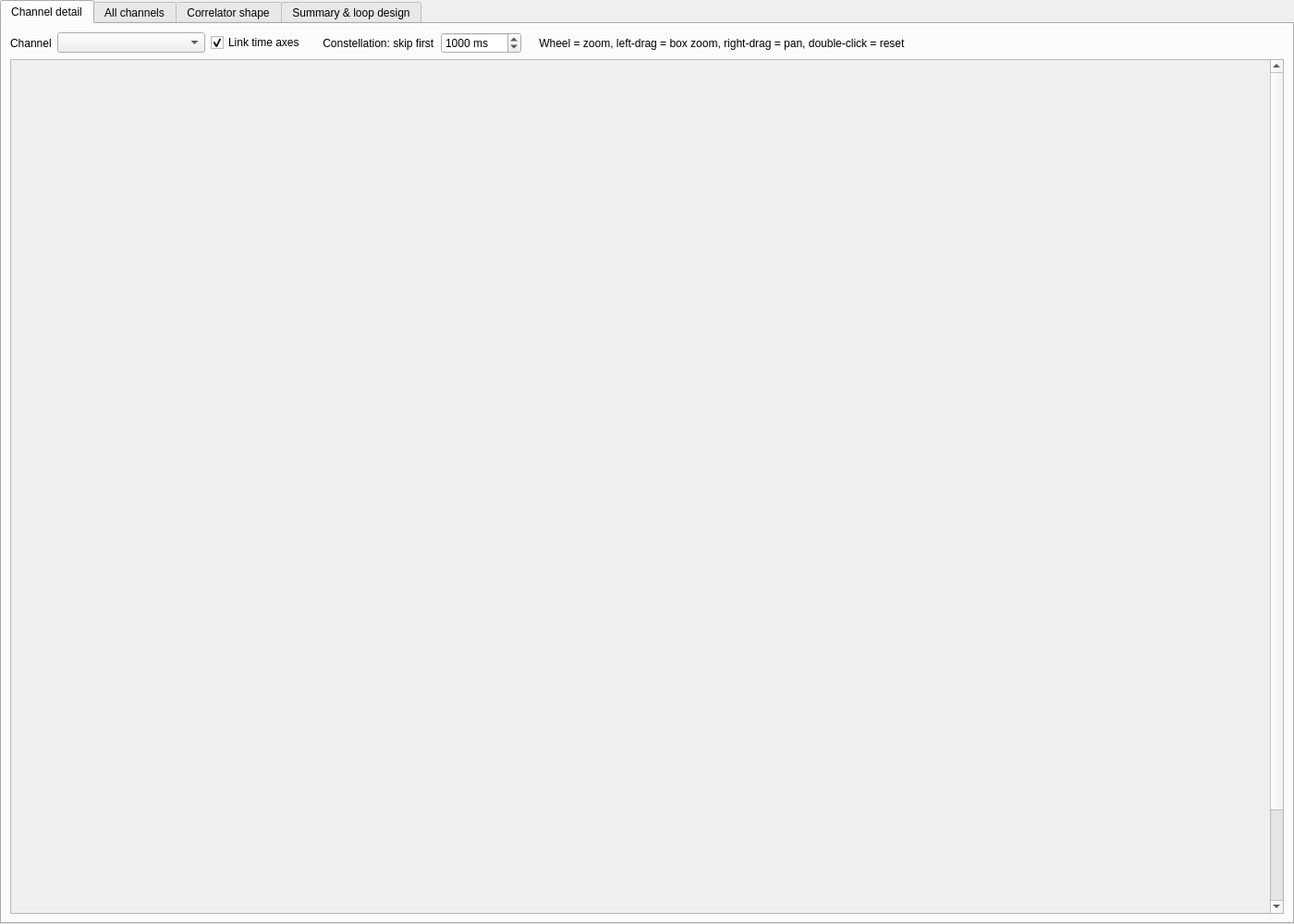
<?xml version="1.0" encoding="UTF-8"?>
<ui version="4.0">
 <class>TrackingPage</class>
 <widget class="QWidget" name="TrackingPage">
  <property name="geometry">
   <rect><x>0</x><y>0</y><width>1400</width><height>1000</height></rect>
  </property>
  <layout class="QVBoxLayout" name="mainLayout">
   <property name="leftMargin"><number>0</number></property>
   <property name="topMargin"><number>0</number></property>
   <property name="rightMargin"><number>0</number></property>
   <property name="bottomMargin"><number>0</number></property>
   <item>
    <widget class="QTabWidget" name="tabs">
     <property name="currentIndex"><number>0</number></property>
     <!-- ============================================================ Channel detail -->
     <widget class="QWidget" name="channelTab">
      <attribute name="title"><string>Channel detail</string></attribute>
      <layout class="QVBoxLayout" name="channelLayout">
       <item>
        <layout class="QHBoxLayout" name="channelControls">
         <item><widget class="QLabel" name="channelLabel"><property name="text"><string>Channel</string></property></widget></item>
         <item><widget class="QComboBox" name="channelCombo"><property name="minimumSize"><size><width>160</width><height>0</height></size></property></widget></item>
         <item><widget class="QCheckBox" name="linkCheck"><property name="text"><string>Link time axes</string></property><property name="checked"><bool>true</bool></property></widget></item>
         <item><widget class="QLabel" name="skipLabel"><property name="text"><string>    Constellation: skip first</string></property></widget></item>
         <item>
          <widget class="QSpinBox" name="skipSpin">
           <property name="suffix"><string> ms</string></property>
           <property name="maximum"><number>100000</number></property>
           <property name="value"><number>1000</number></property>
          </widget>
         </item>
         <item><widget class="QLabel" name="hintLabel"><property name="text"><string>    Wheel = zoom, left-drag = box zoom, right-drag = pan, double-click = reset</string></property></widget></item>
         <item>
          <spacer name="channelSpacer">
           <property name="orientation"><enum>Qt::Horizontal</enum></property>
           <property name="sizeHint" stdset="0"><size><width>40</width><height>20</height></size></property>
          </spacer>
         </item>
        </layout>
       </item>
       <item>
        <widget class="QScrollArea" name="plotScroll">
         <property name="widgetResizable"><bool>true</bool></property>
         <widget class="QWidget" name="plotScrollContents">
          <layout class="QGridLayout" name="plotGrid">
           <item row="0" column="0">
            <widget class="gui::PlotWidget" name="iqPlot" native="true">
             <property name="minimumSize"><size><width>0</width><height>250</height></size></property>
             <property name="title" stdset="0"><string>Discrete-time scatter of prompt (I, Q)</string></property>
             <property name="xLabel" stdset="0"><string>I prompt</string></property>
             <property name="yLabel" stdset="0"><string>Q prompt</string></property>
             <property name="aspectLocked" stdset="0"><bool>true</bool></property>
            </widget>
           </item>
           <item row="0" column="1">
            <widget class="gui::PlotWidget" name="promptPlot" native="true">
             <property name="minimumSize"><size><width>0</width><height>250</height></size></property>
             <property name="title" stdset="0"><string>Prompt correlator outputs (navigation bits in I)</string></property>
             <property name="xLabel" stdset="0"><string>Time since tracking start (s)</string></property>
             <property name="yLabel" stdset="0"><string>Correlation</string></property>
            </widget>
           </item>
           <item row="0" column="2">
            <widget class="gui::PlotWidget" name="eplPlot" native="true">
             <property name="minimumSize"><size><width>0</width><height>250</height></size></property>
             <property name="title" stdset="0"><string>Early / prompt / late envelopes</string></property>
             <property name="xLabel" stdset="0"><string>Time since tracking start (s)</string></property>
             <property name="yLabel" stdset="0"><string>|correlation|</string></property>
            </widget>
           </item>
           <item row="1" column="0">
            <widget class="gui::PlotWidget" name="pllPlot" native="true">
             <property name="minimumSize"><size><width>0</width><height>250</height></size></property>
             <property name="title" stdset="0"><string>PLL (Costas) discriminator atan(Q/I)</string></property>
             <property name="xLabel" stdset="0"><string>Time since tracking start (s)</string></property>
             <property name="yLabel" stdset="0"><string>Phase error (rad)</string></property>
            </widget>
           </item>
           <item row="1" column="1">
            <widget class="gui::PlotWidget" name="dopplerPlot" native="true">
             <property name="minimumSize"><size><width>0</width><height>250</height></size></property>
             <property name="title" stdset="0"><string>Carrier NCO frequency - IF (Doppler)</string></property>
             <property name="xLabel" stdset="0"><string>Time since tracking start (s)</string></property>
             <property name="yLabel" stdset="0"><string>Hz</string></property>
            </widget>
           </item>
           <item row="1" column="2">
            <widget class="gui::PlotWidget" name="fllPlot" native="true">
             <property name="minimumSize"><size><width>0</width><height>250</height></size></property>
             <property name="title" stdset="0"><string>FLL discriminator (assist during pull-in)</string></property>
             <property name="xLabel" stdset="0"><string>Time since tracking start (s)</string></property>
             <property name="yLabel" stdset="0"><string>Frequency error (Hz)</string></property>
            </widget>
           </item>
           <item row="2" column="0">
            <widget class="gui::PlotWidget" name="dllPlot" native="true">
             <property name="minimumSize"><size><width>0</width><height>250</height></size></property>
             <property name="title" stdset="0"><string>DLL discriminator (normalised E-L envelope)</string></property>
             <property name="xLabel" stdset="0"><string>Time since tracking start (s)</string></property>
             <property name="yLabel" stdset="0"><string>Code error (chips)</string></property>
            </widget>
           </item>
           <item row="2" column="1">
            <widget class="gui::PlotWidget" name="codePlot" native="true">
             <property name="minimumSize"><size><width>0</width><height>250</height></size></property>
             <property name="title" stdset="0"><string>Code NCO: code frequency - 1.023 MHz</string></property>
             <property name="xLabel" stdset="0"><string>Time since tracking start (s)</string></property>
             <property name="yLabel" stdset="0"><string>chips/s (Hz)</string></property>
            </widget>
           </item>
           <item row="2" column="2">
            <widget class="gui::PlotWidget" name="cn0Plot" native="true">
             <property name="minimumSize"><size><width>0</width><height>250</height></size></property>
             <property name="title" stdset="0"><string>C/N0 (M2M4 moment estimator)</string></property>
             <property name="xLabel" stdset="0"><string>Time since tracking start (s)</string></property>
             <property name="yLabel" stdset="0"><string>dB-Hz</string></property>
            </widget>
           </item>
           <item row="3" column="0">
            <widget class="gui::PlotWidget" name="pliPlot" native="true">
             <property name="minimumSize"><size><width>0</width><height>250</height></size></property>
             <property name="title" stdset="0"><string>Phase lock indicator cos(2 dphi)</string></property>
             <property name="xLabel" stdset="0"><string>Time since tracking start (s)</string></property>
             <property name="yLabel" stdset="0"><string>PLI</string></property>
            </widget>
           </item>
           <item row="3" column="1">
            <widget class="gui::PlotWidget" name="adrPlot" native="true">
             <property name="minimumSize"><size><width>0</width><height>250</height></size></property>
             <property name="title" stdset="0"><string>Accumulated Doppler (carrier phase relative to IF)</string></property>
             <property name="xLabel" stdset="0"><string>Time since tracking start (s)</string></property>
             <property name="yLabel" stdset="0"><string>cycles</string></property>
            </widget>
           </item>
           <item row="3" column="2">
            <widget class="gui::PlotWidget" name="driftPlot" native="true">
             <property name="minimumSize"><size><width>0</width><height>250</height></size></property>
             <property name="title" stdset="0"><string>Code epoch drift vs. receiver clock (integrated code Doppler)</string></property>
             <property name="xLabel" stdset="0"><string>Time since tracking start (s)</string></property>
             <property name="yLabel" stdset="0"><string>chips</string></property>
            </widget>
           </item>
          </layout>
         </widget>
        </widget>
       </item>
      </layout>
     </widget>
     <!-- ============================================================ All channels -->
     <widget class="QWidget" name="allTab">
      <attribute name="title"><string>All channels</string></attribute>
      <layout class="QGridLayout" name="allGrid">
       <item row="0" column="0">
        <widget class="gui::PlotWidget" name="allCn0Plot" native="true">
         <property name="title" stdset="0"><string>C/N0, all channels</string></property>
         <property name="xLabel" stdset="0"><string>Time since tracking start (s)</string></property>
         <property name="yLabel" stdset="0"><string>dB-Hz</string></property>
        </widget>
       </item>
       <item row="0" column="1">
        <widget class="gui::PlotWidget" name="allDopplerPlot" native="true">
         <property name="title" stdset="0"><string>Doppler, all channels</string></property>
         <property name="xLabel" stdset="0"><string>Time since tracking start (s)</string></property>
         <property name="yLabel" stdset="0"><string>Hz</string></property>
        </widget>
       </item>
       <item row="1" column="0">
        <widget class="gui::PlotWidget" name="allPliPlot" native="true">
         <property name="title" stdset="0"><string>Phase lock indicator, all channels</string></property>
         <property name="xLabel" stdset="0"><string>Time since tracking start (s)</string></property>
         <property name="yLabel" stdset="0"><string>PLI</string></property>
        </widget>
       </item>
       <item row="1" column="1">
        <widget class="gui::PlotWidget" name="allDllPlot" native="true">
         <property name="title" stdset="0"><string>DLL discriminator, all channels (100-ms mean)</string></property>
         <property name="xLabel" stdset="0"><string>Time since tracking start (s)</string></property>
         <property name="yLabel" stdset="0"><string>chips</string></property>
        </widget>
       </item>
      </layout>
     </widget>
     <!-- ============================================================ Correlator shape -->
     <widget class="QWidget" name="shapeTab">
      <attribute name="title"><string>Correlator shape</string></attribute>
      <layout class="QVBoxLayout" name="shapeLayout" stretch="0,0,1">
       <item>
        <layout class="QHBoxLayout" name="shapeControls">
         <item><widget class="QLabel" name="shapeChannelLabel"><property name="text"><string>Channel</string></property></widget></item>
         <item><widget class="QComboBox" name="shapeChannelCombo"><property name="minimumSize"><size><width>160</width><height>0</height></size></property></widget></item>
         <item><widget class="QLabel" name="shapeMsLabel"><property name="text"><string>Epoch</string></property></widget></item>
         <item><widget class="QSlider" name="shapeMsSlider"><property name="orientation"><enum>Qt::Horizontal</enum></property></widget></item>
         <item><widget class="QSpinBox" name="shapeMsSpin"><property name="suffix"><string> ms</string></property></widget></item>
         <item><widget class="QLabel" name="spanLabel"><property name="text"><string>Span +/-</string></property></widget></item>
         <item>
          <widget class="QDoubleSpinBox" name="spanSpin">
           <property name="suffix"><string> chips</string></property>
           <property name="minimum"><double>0.250000000000000</double></property>
           <property name="maximum"><double>5.000000000000000</double></property>
           <property name="value"><double>1.500000000000000</double></property>
          </widget>
         </item>
         <item><widget class="QLabel" name="tapsLabel"><property name="text"><string>Correlators</string></property></widget></item>
         <item>
          <widget class="QSpinBox" name="tapsSpin">
           <property name="minimum"><number>5</number></property>
           <property name="maximum"><number>401</number></property>
           <property name="value"><number>61</number></property>
          </widget>
         </item>
         <item><widget class="QLabel" name="avgLabel"><property name="text"><string>Average</string></property></widget></item>
         <item>
          <widget class="QSpinBox" name="avgSpin">
           <property name="suffix"><string> ms</string></property>
           <property name="minimum"><number>1</number></property>
           <property name="maximum"><number>1000</number></property>
           <property name="value"><number>20</number></property>
          </widget>
         </item>
         <item><widget class="QPushButton" name="computeButton"><property name="text"><string>Compute</string></property></widget></item>
        </layout>
       </item>
       <item><widget class="QLabel" name="shapeInfoLabel"><property name="sizePolicy"><sizepolicy hsizetype="Preferred" vsizetype="Maximum"><horstretch>0</horstretch><verstretch>0</verstretch></sizepolicy></property><property name="wordWrap"><bool>true</bool></property></widget></item>
       <item>
        <widget class="QSplitter" name="shapeSplitter">
         <property name="orientation"><enum>Qt::Horizontal</enum></property>
         <widget class="gui::PlotWidget" name="shapePlot" native="true">
          <property name="title" stdset="0"><string>Correlation function around the prompt (multi-correlator re-computation)</string></property>
          <property name="xLabel" stdset="0"><string>Replica offset from prompt (chips, + = early)</string></property>
          <property name="yLabel" stdset="0"><string>Correlation</string></property>
         </widget>
         <widget class="gui::DataTable" name="shapeTable"/>
        </widget>
       </item>
      </layout>
     </widget>
     <!-- ============================================================ Summary -->
     <widget class="QWidget" name="summaryTab">
      <attribute name="title"><string>Summary &amp;&amp; loop design</string></attribute>
      <layout class="QVBoxLayout" name="summaryLayout">
       <item>
        <widget class="QGroupBox" name="summaryGroup">
         <property name="title"><string>Channel summary (statistics after the pull-in period; double-click to inspect)</string></property>
         <layout class="QVBoxLayout" name="summaryGroupLayout">
          <item><widget class="gui::DataTable" name="summaryTable"/></item>
         </layout>
        </widget>
       </item>
       <item>
        <widget class="QGroupBox" name="loopGroup">
         <property name="title"><string>Loop filter design</string></property>
         <layout class="QVBoxLayout" name="loopGroupLayout">
          <item><widget class="gui::DataTable" name="loopTable"/></item>
         </layout>
        </widget>
       </item>
      </layout>
     </widget>
    </widget>
   </item>
  </layout>
 </widget>
 <customwidgets>
  <customwidget>
   <class>gui::PlotWidget</class>
   <extends>QWidget</extends>
   <header>gui/PlotWidget.h</header>
   <container>1</container>
  </customwidget>
  <customwidget>
   <class>gui::DataTable</class>
   <extends>QTableWidget</extends>
   <header>gui/DataTable.h</header>
  </customwidget>
 </customwidgets>
 <resources/>
 <connections>
  <connection>
   <sender>shapeMsSlider</sender>
   <signal>valueChanged(int)</signal>
   <receiver>shapeMsSpin</receiver>
   <slot>setValue(int)</slot>
  </connection>
  <connection>
   <sender>shapeMsSpin</sender>
   <signal>valueChanged(int)</signal>
   <receiver>shapeMsSlider</receiver>
   <slot>setValue(int)</slot>
  </connection>
 </connections>
</ui>
